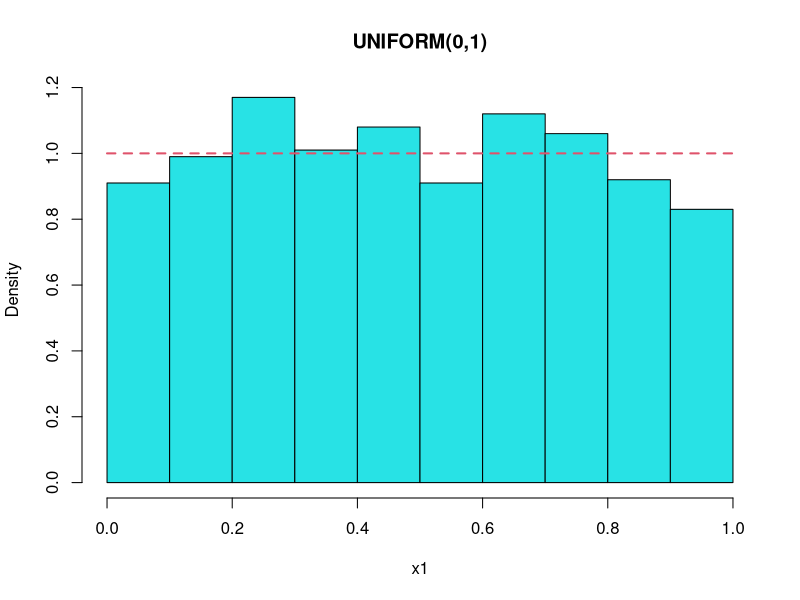
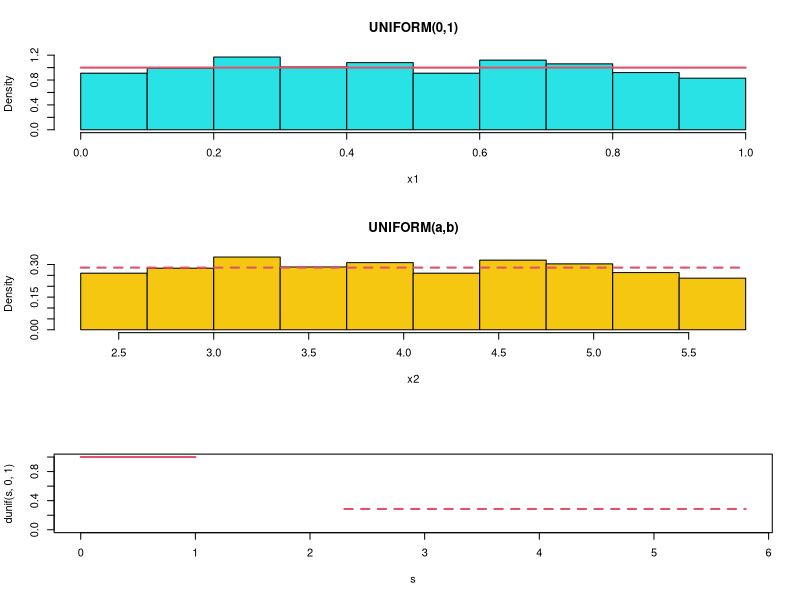
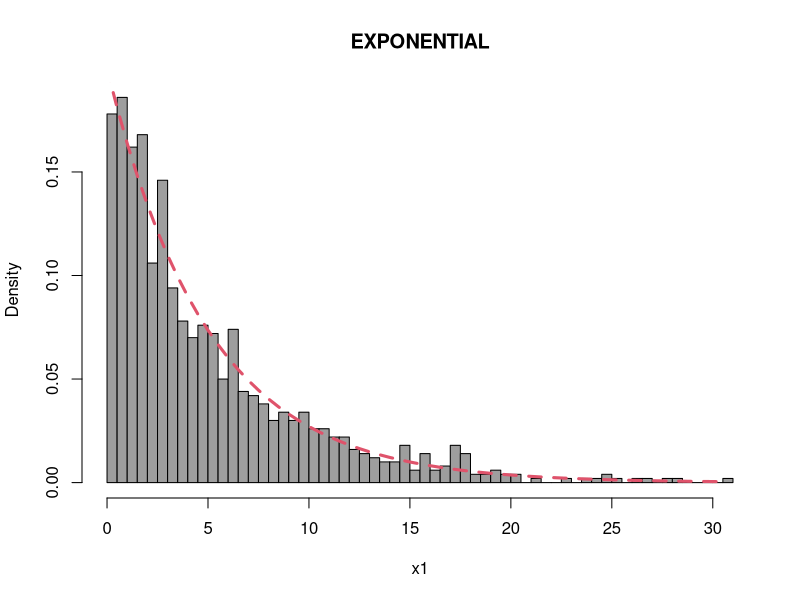
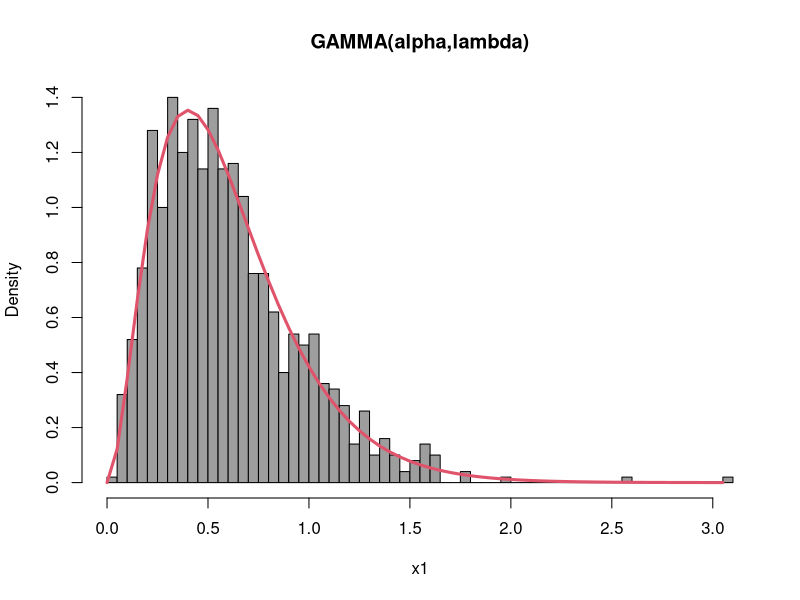
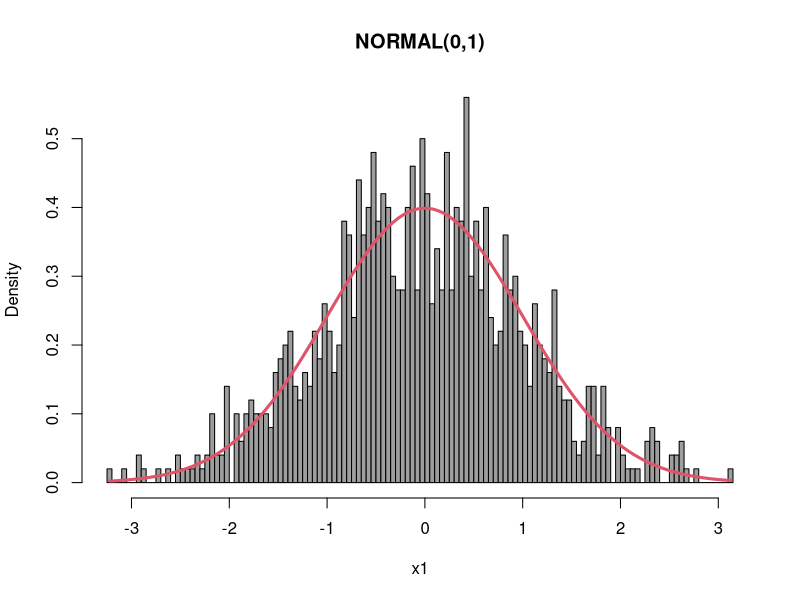
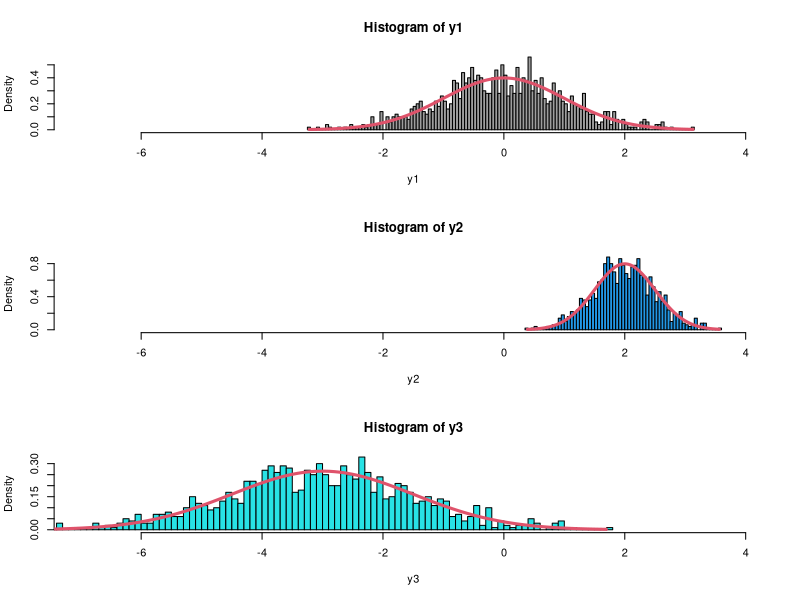
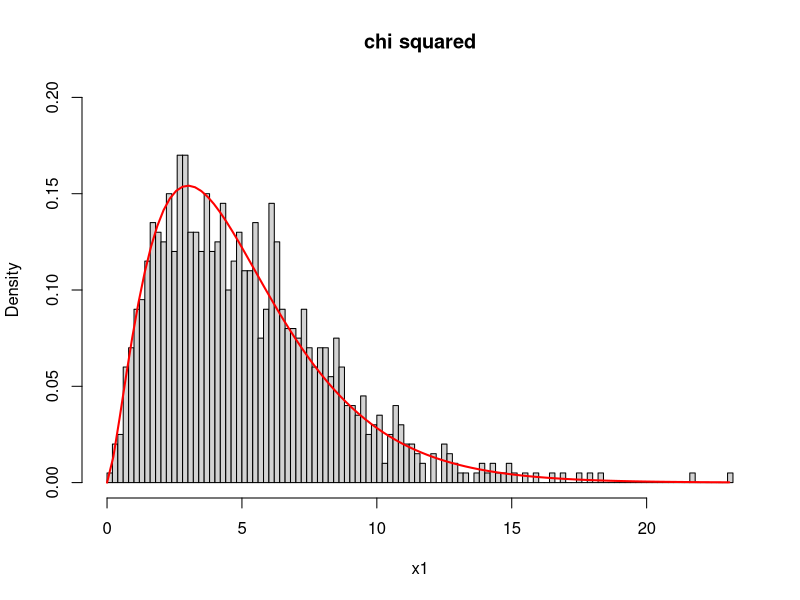
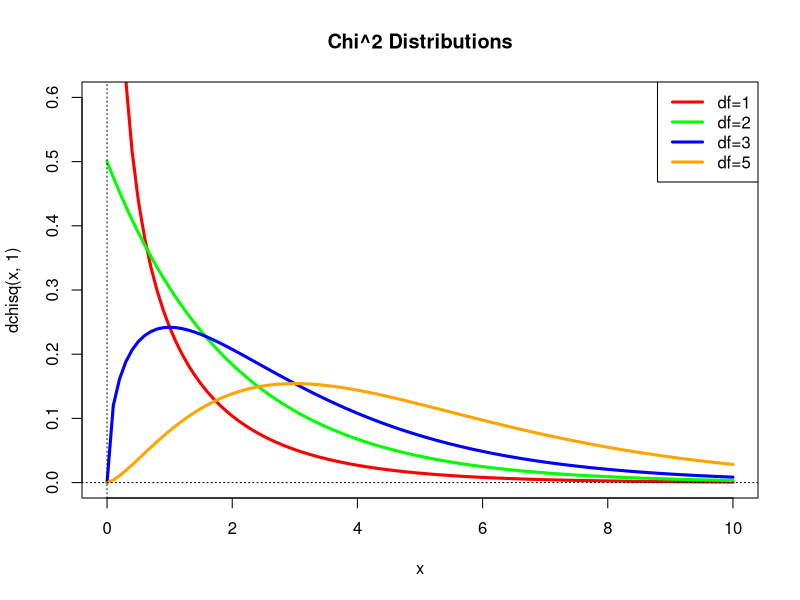

The R script that drew these images, in order:
#########################################################
# COUNTINUOUS DISTRIBUTIONS 
#########################################################

##############################
# UNIFORM(a,b)
##############################

a<-0
b<-1
n<- 1000 #Sample size
x1<-runif(n, a, b)
s<-seq(a,b,length=11)
par(mfrow=c(1,1))
hist(x1, col=5,probability = T, breaks =s, main='UNIFORM(0,1)')
lines(dunif(s,a,b)~s, col=2, lwd=2, lty=2)

a<-2.3
b<-5.8

x2<-a+(b-a)*x1
ss<-a+s*(b-a)

par(mfrow=c(3,1))
hist(x1, col=5,probability = T, breaks =s, main='UNIFORM(0,1)')
lines(dunif(s,0,1)~s, col=2, lwd=2, lty=1)

hist(x2, col=7,probability = T, breaks =ss, main='UNIFORM(a,b)')
lines(dunif(ss,a,b)~ss, col=2, lwd=2, lty=2)

plot(dunif(s,0,1)~s, xlim=c(0,b),ylim=c(0,1), col=2, lwd=2, type='l')
lines(dunif(ss,a,b)~ss, col=2, lwd=2, lty=2)

#############################
# EXPONENTIAL (LAMBDA)
#############################

lambda<-.2 #rate
mu=1
n<-1000 #sample size
x1 <- rexp(n, lambda)
s<-seq(0,max(x1),by=0.5)
par(mfrow=c(1,1))
hist(x1,probability = T,breaks = 100, col=8, main='EXPONENTIAL')
lines(dexp(s,lambda)~s, col=2, lwd=3, lty=2)

###############################
# GAMMA(alpha,lambda)
################################

alpha<-3 # shape
lambda<-.2 # rate 

n<-1000 #sample size
x1 <- rgamma(n, shape=alpha, scale=lambda)
s<-seq(0,max(x1),by=0.05)
par(mfrow=c(1,1))
hist(x1,probability = T,breaks = 100, col=8, main='GAMMA(alpha,lambda)')
lines(dgamma(s, shape=alpha, scale=lambda)~s, col=2, lwd=3)

#################################
# NORMAL(mu, sigma)
#################################

mu=0  # location 
sigma=1 # scale

n<-1000
x1<-rnorm(n, mu,sigma)
s<-seq(min(x1),max(x1),by=0.05)

par(mfrow=c(1,1))
hist(x1,probability = T,breaks = 100, col=8, main='NORMAL(0,1)')
lines(dnorm(s, mean=0, sd=1)~s, col=2, lwd=3)

y1<-x1
s1<-s
y2<-2+0.5*x1
s2<-2+0.5*s
y3<- -3+1.5*x1
s3<- -3+1.5*s

par(mfrow=c(3,1))
hist(y1,probability = T,breaks = 100, col=8, xlim=c(-7,4))
lines(dnorm(s1, mean=0, sd=1)~s1, col=2, lwd=3)

hist(y2,probability = T,breaks = 100, col=4, xlim=c(-7,4))
lines(dnorm(s2, mean=2, sd=0.5)~s2, col=2, lwd=3)
hist(y3,probability = T,breaks = 100, col=5, xlim=c(-7,4))
lines(dnorm(s3, mean= -3, sd=1.5)~s3, col=2, lwd=3)

cat("mean(Y1)=", mean(y1), "sd(Y1)=",sd(y1),"\n")
cat("mean(Y2)=", mean(y2), "sd(Y2)=",sd(y2),"\n")
cat("mean(Y3)=", mean(y3), "sd(Y2)=",sd(y3),"\n")

############################
# Chi^2-distribution
############################

df<-5
x1<-rchisq(n = 1000,df=df)
par(mfrow=c(1,1))
s<-seq(0,max(x1),length=100)
hist(x1, probability = T, breaks=100,  ylim=c(0,.2), main="chi squared")
lines(dchisq(s,df)~s, col='red', lwd=2)

par(mfrow=c(1,1))
curve(dchisq(x,1), xlim=c(0,10), ylim=c(0,.6), col='red', lwd=3)
curve(dchisq(x,2), add=T, col='green', lwd=3)
curve(dchisq(x,3), add=T, col='blue', lwd=3)
curve(dchisq(x,5), add=T, col='orange', lwd=3)
abline(h=0,lty=3)
abline(v=0,lty=3)
legend(par('usr')[2], par('usr')[4], xjust=1,
       c('df=1', 'df=2', 'df=3', 'df=5'),
       lwd=3,
       lty=1,
       col=c('red', 'green', 'blue', 'orange')
)
title(main='Chi^2 Distributions')

##################################
# t-DISTRIBUTION
##################################

df<-4
x1<-rt(n = 1000,df=df)
par(mfrow=c(1,1))
s<-seq(min(x1),max(x1),length=100)
hist(x1, probability = T, breaks=100, main="t-DISTRIBUTION" )
lines( dt(s,df )~s, col='red', lwd=2 )

par(mfrow=c(1,1))
curve( dt(x,1), xlim=c(-4,4), ylim=c(0,.4), col='red', lwd=2 )
curve( dt(x,2), add=T, col='blue', lwd=2 )
curve( dt(x,5), add=T, col='green', lwd=2 )
curve( dt(x,10), add=T, col='orange', lwd=2 )
curve( dnorm(x), add=T, lwd=3, lty=3 )
title(main="Student T distributions")
legend(par('usr')[2], par('usr')[4], xjust=1,
       c('df=1', 'df=2', 'df=5', 'df=10', 'N(0,1)'),
       lwd=c(2,2,2,2,2), 
       lty=c(1,1,1,1,3),
       col=c('red', 'blue', 'green', 'orange', par("fg")))


######################################
# Lognormal distribution 
#######################################

mu=3  
sigma=.2

n<-10000

x1<-rnorm(n, mean=mu,sd=sigma)
y1<-exp(x1) # rlnorm(n,mu, sigma)
s<-seq(min(y1),max(y1), length=100)

hist(y1,breaks = 100, probability = T, col=3, main = "Lognormal distribution ")
lines(dlnorm(s,mu,sigma)~s, col=2, lwd=2)
